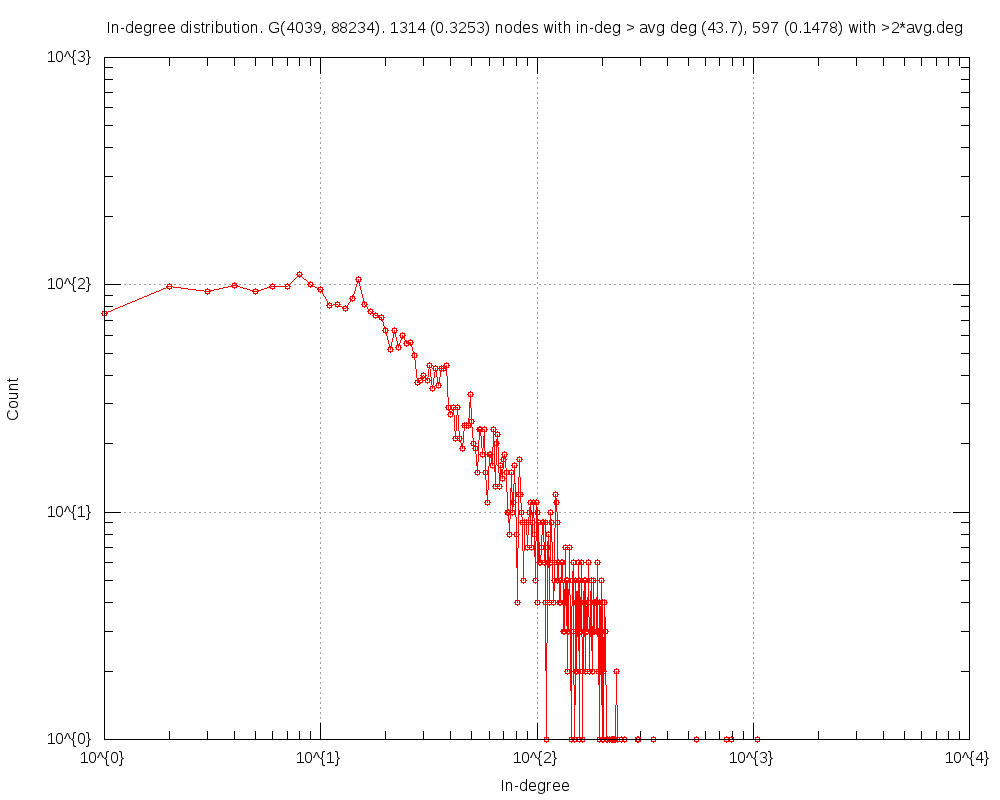

Recreate this plot in gnuplot.
#
# In-degree distribution. G(4039, 88234). 1314 (0.3253) nodes with in-deg > avg deg (43.7), 597 (0.1478) with >2*avg.deg (Wed Nov 19 10:44:20 2014)
#

set title "In-degree distribution. G(4039, 88234). 1314 (0.3253) nodes with in-deg > avg deg (43.7), 597 (0.1478) with >2*avg.deg"
set key bottom right
set logscale xy 10
set format x "10^{%L}"
set mxtics 10
set format y "10^{%L}"
set mytics 10
set grid
set xlabel "In-degree"
set ylabel "Count"
set tics scale 2
set terminal png size 1000,800
set output 'inDeg.distribution.png'
plot 	"inDeg.distribution.tab" using 1:2 title "" with linespoints pt 6
